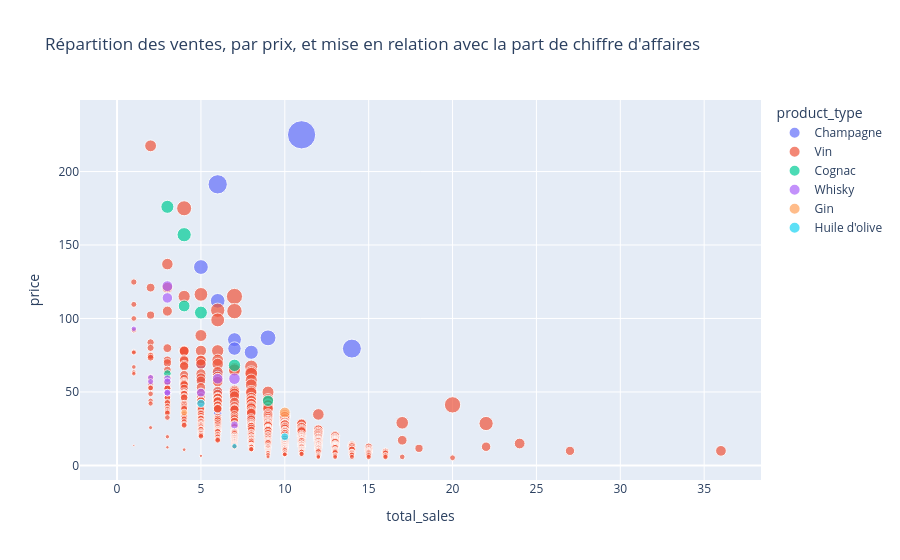

Write notebook code for a chart like this one.
### Code cell
# Nuage de point de mise en relation entre le volume vendu, le prix et la part de chiffre d'affaires

fig10 = px.scatter(df_final, x="total_sales", y="price", color="product_type",size='ca_par_article', title="Répartition des ventes, par prix, et mise en relation avec la part de chiffre d'affaires")
fig10.show()

### Figure 1 — Plotly figure (JSON) as saved in the notebook; plotly's stock layout.template omitted (floating-point values rounded to 4 significant figures; data arrays with more than 128 entries replaced by an {"elided": "..."} marker saying what was removed)
{"data": [{"hovertemplate": "product_type=Champagne<br>total_sales=%{x}<br>price=%{y}<br>ca_par_article=%{marker.size}<extra></extra>", "legendgroup": "Champagne", "marker": {"color": "#636efa", "size": [2475.0, 1148.0, 1113.0, 781.2, 675.0, 672.0, 616.0, 599.2, 556.5, 372.6, 354.0, 345.0, 343.0, 312.0, 297.0, 295.0, 270.0, 264.0, 213.0, 212.0, 196.0, 195.0, 180.0, 177.0, 154.8, 112.5, 0.0, 0.0], "sizemode": "area", "sizeref": 6.188, "symbol": "circle"}, "mode": "markers", "name": "Champagne", "orientation": "v", "showlegend": true, "type": "scatter", "x": [11.0, 6.0, 14.0, 9.0, 5.0, 6.0, 8.0, 7.0, 7.0, 6.0, 6.0, 5.0, 7.0, 8.0, 6.0, 5.0, 6.0, 8.0, 6.0, 4.0, 4.0, 5.0, 8.0, 6.0, 3.0, 3.0, 0.0, 0.0], "xaxis": "x", "y": [225.0, 191.3, 79.5, 86.8, 135.0, 112.0, 77.0, 85.6, 79.5, 62.1, 59.0, 69.0, 49.0, 39.0, 49.5, 59.0, 45.0, 33.0, 35.5, 53.0, 49.0, 39.0, 22.5, 29.5, 51.6, 37.5, 83.0, 12.65], "yaxis": "y"}, {"hovertemplate": "product_type=Vin<br>total_sales=%{x}<br>price=%{y}<br>ca_par_article=%{marker.size}<extra></extra>", "legendgroup": "Vin", "marker": {"color": "#EF553B", "size": {"elided": "657 float values"}, "sizemode": "area", "sizeref": 6.188, "symbol": "circle"}, "mode": "markers", "name": "Vin", "orientation": "v", "showlegend": true, "type": "scatter", "x": {"elided": "657 float values"}, "xaxis": "x", "y": {"elided": "657 float values"}, "yaxis": "y"}, {"hovertemplate": "product_type=Cognac<br>total_sales=%{x}<br>price=%{y}<br>ca_par_article=%{marker.size}<extra></extra>", "legendgroup": "Cognac", "marker": {"color": "#00cc96", "size": [628.0, 528.0, 520.0, 476.7, 434.0, 396.0, 187.5, 0.0], "sizemode": "area", "sizeref": 6.188, "symbol": "circle"}, "mode": "markers", "name": "Cognac", "orientation": "v", "showlegend": true, "type": "scatter", "x": [4.0, 3.0, 5.0, 7.0, 4.0, 9.0, 3.0, 0.0], "xaxis": "x", "y": [157.0, 176.0, 104.0, 68.1, 108.5, 44.0, 62.5, 59.9], "yaxis": "y"}, {"hovertemplate": "product_type=Whisky<br>total_sales=%{x}<br>price=%{y}<br>ca_par_article=%{marker.size}<extra></extra>", "legendgroup": "Whisky", "marker": {"color": "#ab63fa", "size": [413.0, 366.0, 354.0, 342.0, 247.5, 192.5, 177.0, 171.0, 148.5, 148.5, 119.6, 114.0, 93.0, 0.0], "sizemode": "area", "sizeref": 6.188, "symbol": "circle"}, "mode": "markers", "name": "Whisky", "orientation": "v", "showlegend": true, "type": "scatter", "x": [7.0, 3.0, 6.0, 3.0, 5.0, 7.0, 3.0, 3.0, 3.0, 3.0, 2.0, 2.0, 1.0, 0.0], "xaxis": "x", "y": [59.0, 122.0, 59.0, 114.0, 49.5, 27.5, 59.0, 57.0, 49.5, 49.5, 59.8, 57.0, 93.0, 62.0], "yaxis": "y"}, {"hovertemplate": "product_type=Gin<br>total_sales=%{x}<br>price=%{y}<br>ca_par_article=%{marker.size}<extra></extra>", "legendgroup": "Gin", "marker": {"color": "#FFA15A", "size": [360.0, 144.0], "sizemode": "area", "sizeref": 6.188, "symbol": "circle"}, "mode": "markers", "name": "Gin", "orientation": "v", "showlegend": true, "type": "scatter", "x": [10.0, 4.0], "xaxis": "x", "y": [36.0, 36.0], "yaxis": "y"}, {"hovertemplate": "product_type=Huile d'olive<br>total_sales=%{x}<br>price=%{y}<br>ca_par_article=%{marker.size}<extra></extra>", "legendgroup": "Huile d'olive", "marker": {"color": "#19d3f3", "size": [211.0, 195.0, 91.7], "sizemode": "area", "sizeref": 6.188, "symbol": "circle"}, "mode": "markers", "name": "Huile d'olive", "orientation": "v", "showlegend": true, "type": "scatter", "x": [5.0, 10.0, 7.0], "xaxis": "x", "y": [42.2, 19.5, 13.1], "yaxis": "y"}], "layout": {"legend": {"itemsizing": "constant", "title": {"text": "product_type"}, "tracegroupgap": 0}, "title": {"text": "Répartition des ventes, par prix, et mise en relation avec la part de chiffre d'affaires"}, "xaxis": {"anchor": "y", "domain": [0, 1], "title": {"text": "total_sales"}}, "yaxis": {"anchor": "x", "domain": [0, 1], "title": {"text": "price"}}}}
